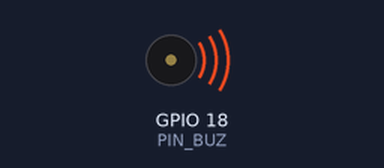
Simulated run of this program. Board: Raspberry Pi (BCM pin numbers). On the bench: buzzer (waves = sounding).

Above: at 0.2 s.
Timing chart, 0 to 3.0 s (numbered marks = the images above):
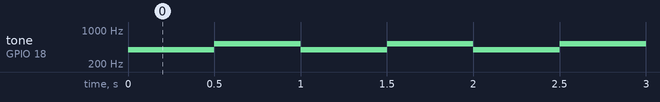

Measured:
- by itself, tone on GPIO 18 (PIN_BUZ): alternates 523 Hz for 0.50 s and 392 Hz for 0.50 s

The program:

buzzer_passive.py
```python
import wiringpi
from time import sleep
PIN_BUZ = 18

wiringpi.wiringPiSetupGpio()

try:
    wiringpi.softToneCreate(PIN_BUZ)
    while True:
        wiringpi.softToneWrite(PIN_BUZ, 392)
        sleep(0.5)
        wiringpi.softToneWrite(PIN_BUZ, 523)
        sleep(0.5)
finally:
    wiringpi.pinMode(PIN_BUZ, 0)
```
